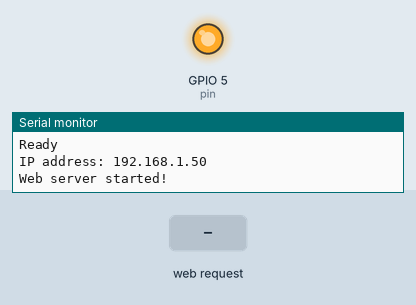
Bench run of a sketch on a simulated ESP8266 (NodeMCU). On the bench: output pins drawn as LEDs (lit = HIGH), the last lines printed to the serial monitor. The inputs (shaded band) are chosen by the test bench. WiFi joins after 1.5 s; servers stay silent unless stated.

Above: at 2.7 s.
2.8 s: HTTP request GET /off received
At 3.2 s:
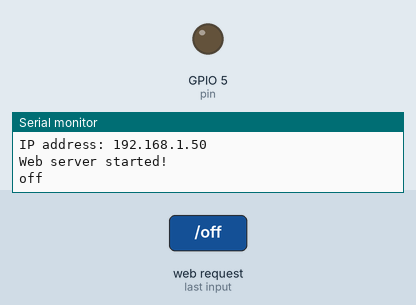
4.3 s: HTTP request GET /on received
At 5.5 s:
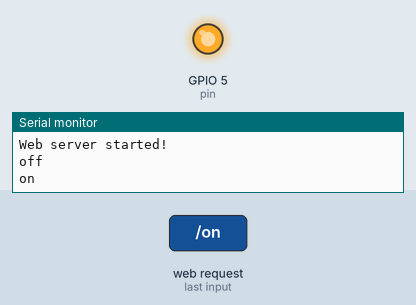
Timing chart, 0 to 7.3 s (numbered marks = the images above; inputs shaded):
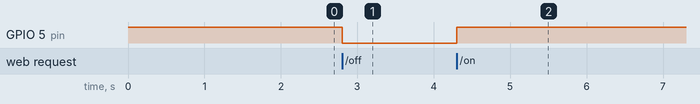

The sketch:

RelayController_OTA.ino
```cpp
#include <ESP8266WiFi.h>
#include <ESP8266mDNS.h>
#include <WiFiUdp.h>
#include <ArduinoOTA.h>
#include <ESP8266WebServer.h>
#include <WiFiClient.h>

const char* ssid = "Free WiFi 2.4GHz";
const char* password = "16aukstas16";

ESP8266WebServer server(80);   //instantiate server at port 80 (http port)
int pin = 5;
bool turnedOn = true;

void setup() {
  Serial.begin(115200);
  pinMode(pin, OUTPUT);
  digitalWrite(pin, HIGH);
  turnedOn = true;
  Serial.println("Booting");
  WiFi.mode(WIFI_STA);
  WiFi.begin(ssid, password);
  while (WiFi.waitForConnectResult() != WL_CONNECTED) {
    Serial.println("Connection Failed! Rebooting...");
    delay(5000);
    ESP.restart();
  }
  ArduinoOTA.setHostname("NodeMCU_LightsRelay"); // 192.168.0.152 - Ceiling & 192.168.0.138 - Wall
  ArduinoOTA.onStart([]() {
    Serial.println("Start");
  });
  ArduinoOTA.onEnd([]() {
    Serial.println("\nEnd");
  });
  ArduinoOTA.onProgress([](unsigned int progress, unsigned int total) {
    Serial.printf("Progress: %u%%\r", (progress / (total / 100)));
  });
  ArduinoOTA.onError([](ota_error_t error) {
    Serial.printf("Error[%u]: ", error);
    if (error == OTA_AUTH_ERROR) Serial.println("Auth Failed");
    else if (error == OTA_BEGIN_ERROR) Serial.println("Begin Failed");
    else if (error == OTA_CONNECT_ERROR) Serial.println("Connect Failed");
    else if (error == OTA_RECEIVE_ERROR) Serial.println("Receive Failed");
    else if (error == OTA_END_ERROR) Serial.println("End Failed");
  });
  ArduinoOTA.begin();
  Serial.println("Ready");
  Serial.print("IP address: ");
  Serial.println(WiFi.localIP());

  server.on("/on", [](){
    server.send(200);
    digitalWrite(pin, HIGH);
    turnedOn = true;
    Serial.println("on");
  });
  server.on("/off", [](){
    server.send(200);
    digitalWrite(pin, LOW);
    turnedOn = false;
    Serial.println("off");
  });
  server.on("/status", [](){
    server.send(200, "application/json", (String)"{ \"turnedOn\": " + (turnedOn ? "true" : "false") + " }");
  });
  server.begin();
  Serial.println("Web server started!");
}

void loop() {
  ArduinoOTA.handle();
  server.handleClient();
}
```

Measured:
- after the input at 2.8 s, GPIO 5 (pin): HIGH → LOW at once
- after the input at 4.3 s, GPIO 5 (pin): LOW → HIGH at once
